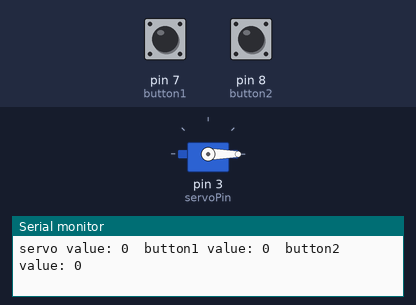
Bench run of a sketch on a simulated Arduino Uno, built with avr-gcc and run on an emulated ATmega328P. On the bench: servo, the last lines printed to the serial monitor. Inputs (shaded band) come from the test bench; at power-on: pin 7 (button1) LOW, pin 8 (button2) LOW.

Above: at 1.2 s.
1.3 s: pin 7 (button1) pulled HIGH for 1 s
At 3.1 s:
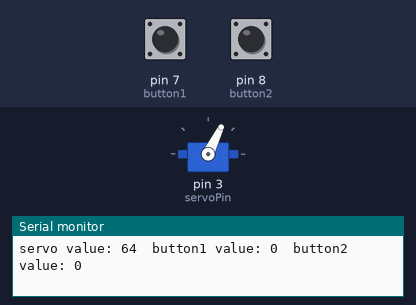
3.8 s: pin 7 (button1) pulled HIGH for 3.2 s
At 6.5 s:
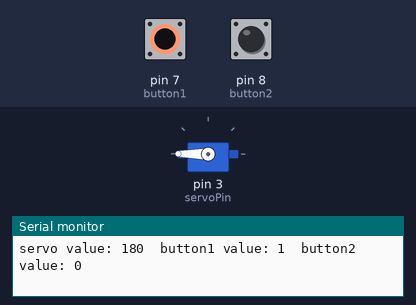
8.5 s: pin 8 (button2) pulled HIGH for 3.2 s
At 9.27 s:
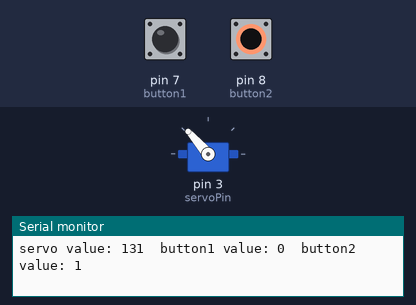
Timing chart, 0 to 12.8 s (numbered marks = the images above; inputs shaded):
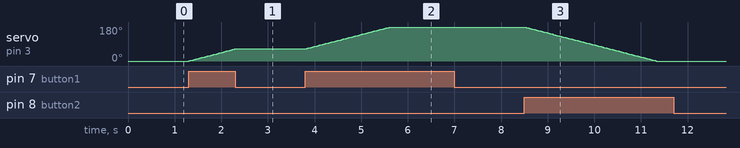

The sketch:

L5_ekempel_servo.ino
```cpp
#include <Servo.h>

#define INCREMENTVAL 1

const int servoPin = 3;
const int button1 = 7;
const int button2 = 8;


Servo myServo;

void setup() {
  Serial.begin(115200);

  myServo.attach(servoPin);

  pinMode(button1, INPUT);
  pinMode(button2, INPUT);
}

void loop() {
  static int servoVal = 0;
  int buttonval1 = digitalRead(button1);
  int buttonval2 = digitalRead(button2);

  servoVal += buttonval1 * INCREMENTVAL -
              buttonval2 * INCREMENTVAL;

  if (servoVal < 0) {
    servoVal = 0;
  } else if (servoVal > 180) {
    servoVal = 180;
  }

  myServo.write(servoVal);

  Serial.print("servo value: ");
  Serial.print(servoVal);

  Serial.print("\tbutton1 value: ");
  Serial.print(buttonval1);
  Serial.print("\tbutton2 value: ");
  Serial.println(buttonval2);

  delay(15);
}
```

Measured:
- after the input at 1.3 s, servo on pin 3 (servoPin): moves from 0° to 64° over 0.99 s, starting at once
- after the input at 3.8 s, servo on pin 3 (servoPin): moves from 64° to 180° over 1.8 s, starting at once
- after the input at 8.5 s, servo on pin 3 (servoPin): moves from 180° to 0° over 2.8 s, starting at once
